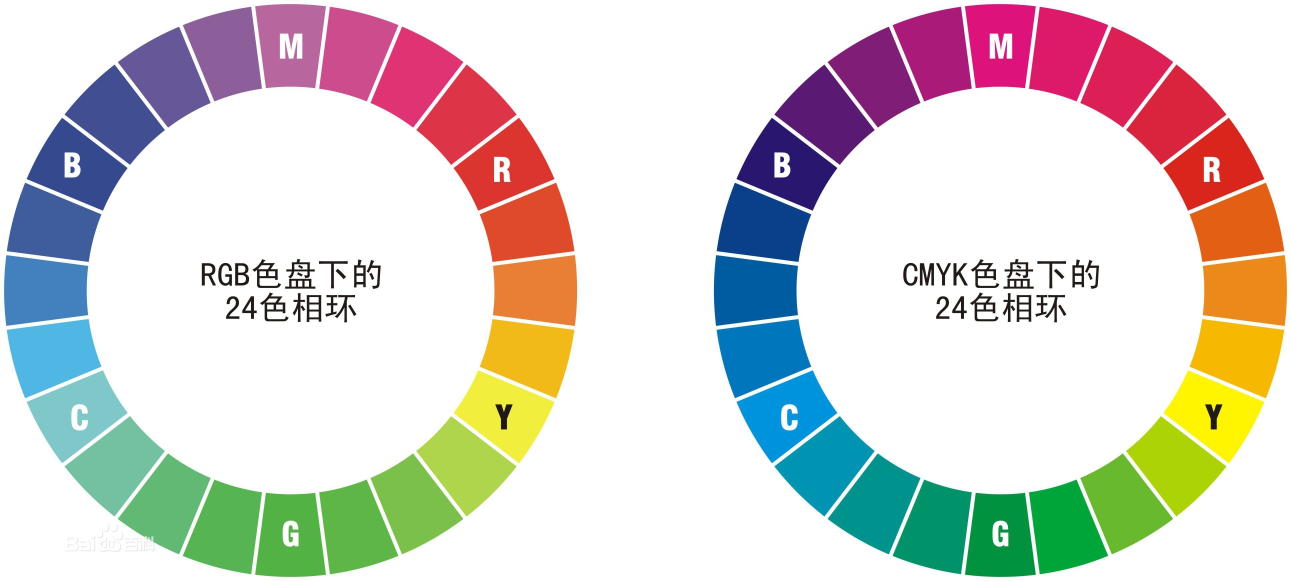
#> input picture picture.jpg, 3873 x 1743 px (shown at 1/3 size)
$ python '直方图均衡化.py'
#> lines starting #> are read from the running program, lines starting #| are printed output that depends on the picture
import cv2
import numpy as np
import matplotlib.pyplot as plt

img = cv2.resize(cv2.imread('./picture.jpg', cv2.IMREAD_GRAYSCALE), (640, 480))
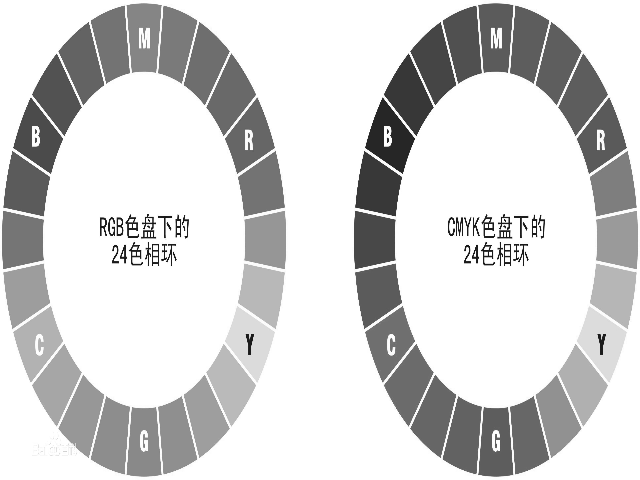
#> img: shape (480, 640); min 9, max 255, mean 210.8
equ = cv2.equalizeHist(img)
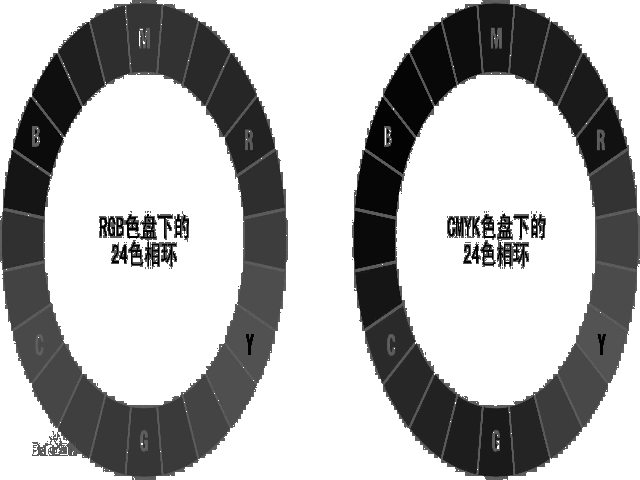
#> equ: shape (480, 640); min 0, max 255, mean 176.6
# [9 lines of commented-out code are left out]
plt.subplot(121)
plt.hist(img.ravel(), 256)
plt.subplot(1, 2, 2)
plt.hist(equ.ravel(), 256)

plt.show()
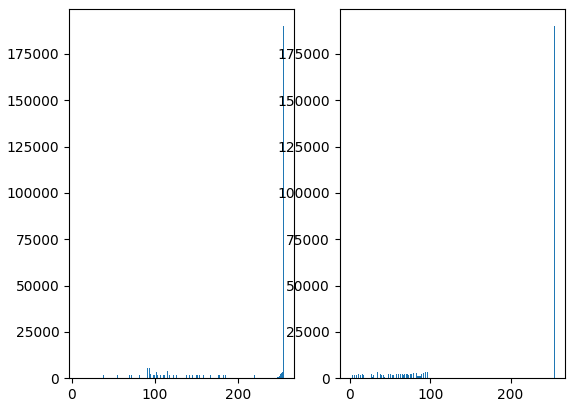
#> figure drawn by matplotlib, 2 panels; panel 1: tallest bar 189909 high, from x = 254 to 255; panel 2: tallest bar 189909 high, from x = 254 to 255

cv2.waitKey(0)
cv2.destroyAllWindows()
